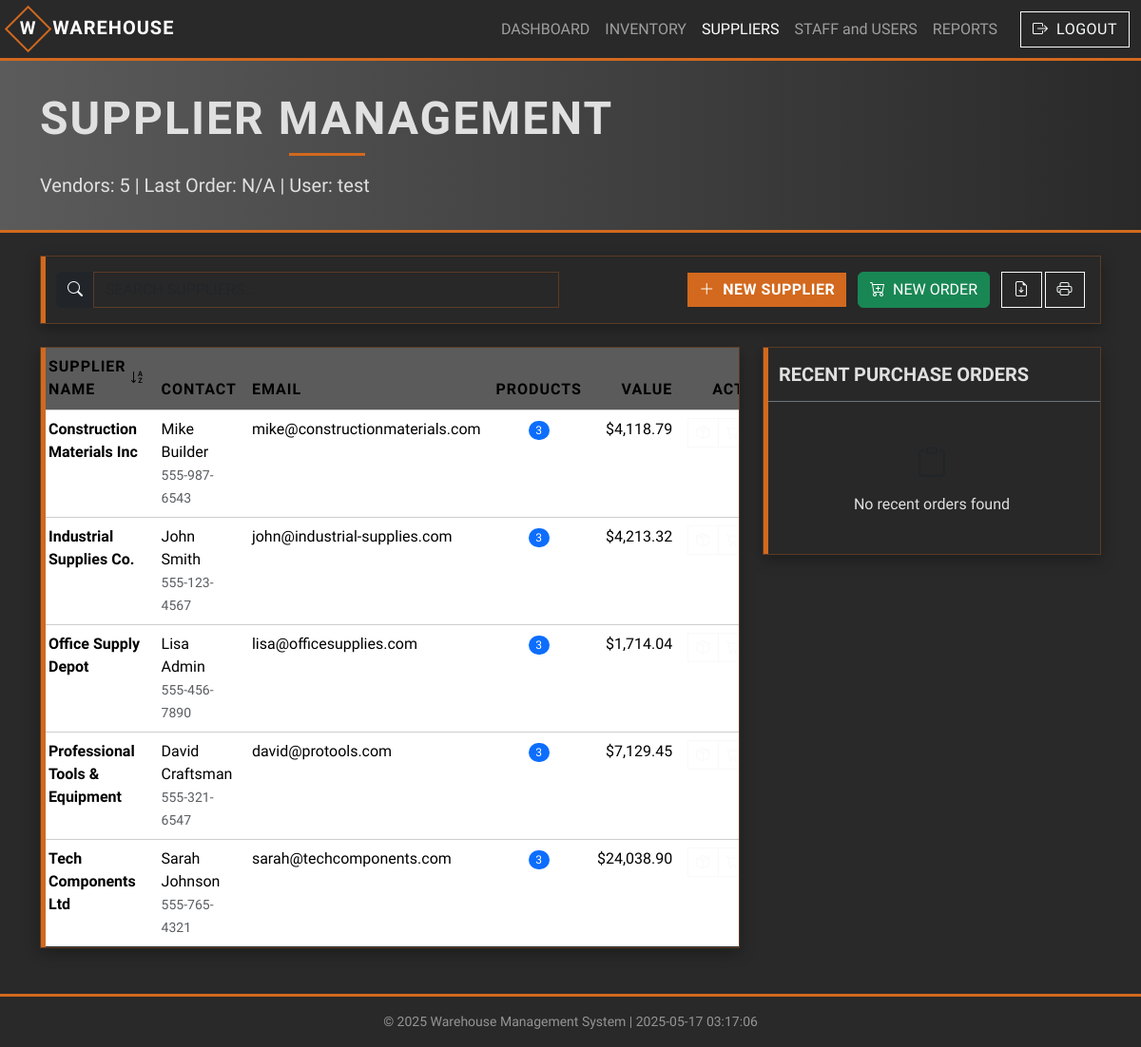
/suppliers.php (signed in), run on the app's committed database.
### tables this page shows
CREATE TABLE `suppliers` (
  `id` int(10) UNSIGNED NOT NULL,
  `name` varchar(120) NOT NULL,
  `contact_name` varchar(120) DEFAULT NULL,
  `phone` varchar(30) DEFAULT NULL,
  `email` varchar(100) DEFAULT NULL,
  `address` text DEFAULT NULL,
  `created_at` timestamp NOT NULL DEFAULT current_timestamp()
);

### suppliers.php (the view, shortened to what this page needs)
<?php
require 'db.php';
$conn = $pdo;
try {
    $stmt = $conn->query("SELECT s.*,
                         (SELECT COUNT(*) FROM products WHERE supplier_id = s.id) as product_count,
                         (SELECT COALESCE(SUM(p.unit_price * COALESCE(vs.on_hand, 0)), 0)
                          FROM products p
                          LEFT JOIN v_product_stock vs ON p.id = vs.id
                          WHERE p.supplier_id = s.id) as inventory_value
                         FROM suppliers s
                         ORDER BY s.name");
    $suppliers = $stmt->fetchAll(PDO::FETCH_ASSOC);
} catch(PDOException $e) {
    $suppliers = [];
    $errorMsg = "Database error: " . $e->getMessage();
}
try {
    $stmt = $conn->query("SELECT po.id, po.order_date, po.status, s.name as supplier_name,
                         po.total_amount, u.username as ordered_by
                         FROM purchase_orders po
                         LEFT JOIN suppliers s ON po.supplier_id = s.id
                         LEFT JOIN users u ON po.ordered_by = u.id
                         ORDER BY po.order_date DESC
                         LIMIT 5");
    $recentOrders = $stmt->fetchAll(PDO::FETCH_ASSOC);
} catch(PDOException $e) {
    $recentOrders = [];
}
?>
<!DOCTYPE html>
<html lang="en">
<head>
    <link href="https://cdn.jsdelivr.net/npm/bootstrap@5.3.3/dist/css/bootstrap.min.css" rel="stylesheet">
    <link rel="stylesheet" href="https://cdn.jsdelivr.net/npm/bootstrap-icons@1.11.1/font/bootstrap-icons.css">
    <link href="assets/css/style.css" rel="stylesheet">
</head>
<body>
    <?php include 'includes/navbar.php'; ?>
    <header>
        <div class="container">
            <h1 class="display-5 fw-bold mb-3">SUPPLIER MANAGEMENT</h1>
            <p class="lead mb-0">Vendors: <?= count($suppliers) ?> | Last Order: <?= !empty($recentOrders) ? date('M d, Y', strtotime($recentOrders[0]['order_date'])) : 'N/A' ?> | User: <?= htmlspecialchars($_SESSION['username'] ?? 'Tanmoy027') ?></p>
        </div>
    </header>
    <main class="container py-4">
        <div class="row mb-4">
            <div class="col-12">
                <div class="card-glass p-3">
                    <div class="row align-items-center">
                        <div class="col-md-6 mb-3 mb-md-0">
                            <div class="input-group">
                                <span class="input-group-text bg-dark text-light border-0">
                                    <i class="bi bi-search"></i>
                                </span>
                                <input type="text" id="searchInput" class="form-control search-box" placeholder="SEARCH SUPPLIERS...">
                            </div>
                        </div>
                        <div class="col-md-6 text-md-end">
                            <button class="btn btn-primary me-2" data-bs-toggle="modal" data-bs-target="#addSupplierModal">
                                <i class="bi bi-plus-lg me-1"></i> NEW SUPPLIER
                            </button>
                            <button class="btn btn-success me-2" data-bs-toggle="modal" data-bs-target="#addPurchaseOrderModal">
                                <i class="bi bi-cart-plus me-1"></i> NEW ORDER
                            </button>
                            <div class="btn-group d-inline-block">
                                <button class="btn btn-outline-light" title="Export Data" id="exportBtn">
                                    <i class="bi bi-file-earmark-arrow-down"></i>
                                </button>
                                <button class="btn btn-outline-light" title="Print" onclick="window.print()">
                                    <i class="bi bi-printer"></i>
                                </button>
                            </div>
                        </div>
                    </div>
                </div>
            </div>
        </div>
        <div class="row mb-4">
            <div class="col-md-8 mb-4 mb-md-0">
                <div class="table-responsive card-glass">
                    <table class="table table-custom table-hover mb-0">
                        <thead>
                            <tr>
                                <th>
                                    <div class="d-flex align-items-center">
                                        SUPPLIER NAME
                                        <span class="ms-1"><i class="bi bi-sort-alpha-down"></i></span>
                                    </div>
                                </th>
                                <th>CONTACT</th>
                                <th>EMAIL</th>
                                <th class="text-center">PRODUCTS</th>
                                <th class="text-end">VALUE</th>
                                <th class="text-center">ACTIONS</th>
                            </tr>
                        </thead>
                        <tbody id="supplierTableBody">
                            <?php if (count($suppliers) > 0): ?>
                                <?php foreach ($suppliers as $supplier): ?>
                                    <tr data-supplier-id="<?= $supplier['id'] ?>">
                                        <td class="fw-bold"><?= htmlspecialchars($supplier['name']) ?></td>
                                        <td>
                                            <?= htmlspecialchars($supplier['contact_name'] ?? 'N/A') ?>
                                            <?php if (!empty($supplier['phone'])): ?>
                                                <br><small class="text-muted"><?= htmlspecialchars($supplier['phone']) ?></small>
                                            <?php endif; ?>
                                        </td>
                                        <td><?= htmlspecialchars($supplier['email'] ?? 'N/A') ?></td>
                                        <td class="text-center">
                                            <span class="badge bg-primary rounded-pill">
                                                <?= $supplier['product_count'] ?? 0 ?>
                                            </span>
                                        </td>
                                        <td class="text-end">
                                            $<?= number_format($supplier['inventory_value'] ?? 0, 2) ?>
                                        </td>
                                        <td class="text-center">
                                            <div class="btn-group btn-group-sm">
                                                <a href="inventory.php?supplier=<?= $supplier['id'] ?>" class="btn btn-outline-light" title="View Products">
                                                    <i class="bi bi-box-seam"></i>
                                                </a>
                                                <button class="btn btn-outline-light order-btn" title="Create Order" data-supplier-id="<?= $supplier['id'] ?>" data-product-count="<?= $supplier['product_count'] ?>">
                                                    <i class="bi bi-cart"></i>
                                                </button>
                                            </div>
                                        </td>
                                    </tr>
                                <?php endforeach; ?>
                            <?php endif; ?>
                        </tbody>
                    </table>
                </div>
            </div>
            <div class="col-md-4">
                <div class="card-glass">
                    <div class="p-3 border-bottom border-secondary">
                        <h5 class="fw-bold m-0">RECENT PURCHASE ORDERS</h5>
                    </div>
                    <div class="p-3">
                        <?php if (count($recentOrders) > 0): ?>
                            <?php foreach ($recentOrders as $order): ?>
                                <div class="mb-3 pb-3 border-bottom border-secondary border-opacity-25">
                                    <div class="d-flex justify-content-between align-items-center">
                                        <h6 class="mb-1 fw-bold">PO# <?= $order['id'] ?></h6>
                                        <?php
                                            $statusClass = 'bg-primary';
                                            if ($order['status'] === 'RECEIVED') {
                                                $statusClass = 'bg-success';
                                            } elseif ($order['status'] === 'CANCELLED') {
                                                $statusClass = 'bg-danger';
                                            }
                                        ?>
                                        <span class="badge <?= $statusClass ?> rounded-pill"><?= $order['status'] ?></span>
                                    </div>
                                    <div class="small">
                                        <div><strong>Supplier:</strong> <?= htmlspecialchars($order['supplier_name']) ?></div>
                                        <div><strong>Date:</strong> <?= date('M d, Y', strtotime($order['order_date'])) ?></div>
                                        <div><strong>Amount:</strong> $<?= number_format($order['total_amount'], 2) ?></div>
                                    </div>
                                </div>
                            <?php endforeach; ?>
                            <div class="text-center mt-3">
                                <a href="purchase_orders.php" class="btn btn-sm btn-outline-light">
                                    View All Purchase Orders
                                </a>
                            </div>
                        <?php else: ?>
                            <div class="text-center py-4">
                                <i class="bi bi-clipboard text-muted" style="font-size: 2rem;"></i>
                                <p class="mt-2 mb-0">No recent orders found</p>
                            </div>
                        <?php endif; ?>
                    </div>
                </div>
            </div>
        </div>
    </main>
    <footer class="mt-auto text-center py-3 small text-white-50" style="background:var(--dark)">
        © <?=date('Y')?> Warehouse Management System | <?= date('Y-m-d H:i:s', strtotime('2025-05-17 03:17:06')) ?>
    </footer>
</body>
</html>

### assets/css/style.css (style rules this page uses)
:root { --primary: #D2691E; --secondary: #F2C078; --dark: #292929; --gray: #5B5B5B; --light: #E0E0E0; --warning: #F9A620; --danger: #E74C3C; --success: #27AE60; }
body { min-height: 100vh; background: var(--dark) url("../img/warehouse-concrete.jpg") center/cover fixed; display: flex; flex-direction: column; font-family: 'Roboto Condensed', system-ui, -apple-system, sans-serif; color: var(--light); }
.card-glass { background: rgba(41, 41, 41, .85); border: 1px solid rgba(210, 105, 30, .3); border-radius: 0; box-shadow: 0 5px 15px rgba(0, 0, 0, .3); transition: all 0.2s ease; position: relative; overflow: hidden; }
.card-glass::before { content: ""; position: absolute; top: 0; left: 0; width: 5px; height: 100%; background: var(--primary); }
a { color: var(--secondary); }
.btn-primary { background: var(--primary); border: none; border-radius: 0; text-transform: uppercase; font-weight: 600; letter-spacing: 0.5px; }
.btn-outline-light { border-radius: 0; text-transform: uppercase; letter-spacing: 0.5px; }
header { background: linear-gradient(to right, var(--gray) 0%, var(--dark) 100%) !important; border-bottom: 3px solid var(--primary); padding: 2rem 0 !important; }
header h1 { text-transform: uppercase; letter-spacing: 2px; position: relative; display: inline-block; padding-bottom: 10px; }
header h1:after { content: ""; position: absolute; bottom: 0; left: 50%; transform: translateX(-50%); width: 80px; height: 3px; background: var(--primary); }
.table-custom { background: rgba(41, 41, 41, .85); color: var(--light); border: none; }
.table-custom th { background: var(--gray); text-transform: uppercase; font-weight: 600; letter-spacing: 1px; border-bottom: 2px solid var(--primary); }
.table-custom td, .table-custom th { border-color: rgba(91, 91, 91, .3); }
.search-box { background: rgba(41, 41, 41, .6); border: 1px solid rgba(210, 105, 30, .3); color: var(--light); border-radius: 0; }
.badge { border-radius: 0; font-weight: normal; padding: 0.35em 0.65em; }
footer { border-top: 3px solid var(--primary); background: var(--dark) !important; }
.form-control, .form-select { border-radius: 0; }

### data on the page
suppliers: name "Construction Materials Inc", contact_name "Mike Builder", phone "555-987-6543", email "mike@constructionmaterials.com", product_count "3", inventory_value "4,118.79"
suppliers: name "Industrial Supplies Co.", contact_name "John Smith", phone "555-123-4567", email "john@industrial-supplies.com", product_count "3", inventory_value "4,213.32"
suppliers: name "Office Supply Depot", contact_name "Lisa Admin", phone "555-456-7890", email "lisa@officesupplies.com", product_count "3", inventory_value "1,714.04"
suppliers: name "Professional Tools & Equipment", contact_name "David Craftsman", phone "555-321-6547", email "david@protools.com", product_count "3", inventory_value "7,129.45"
suppliers: name "Tech Components Ltd", contact_name "Sarah Johnson", phone "555-765-4321", email "sarah@techcomponents.com", product_count "3", inventory_value "24,038.90"

### other printed values
count($suppliers) "5"
$_SESSION['username'] "test"
